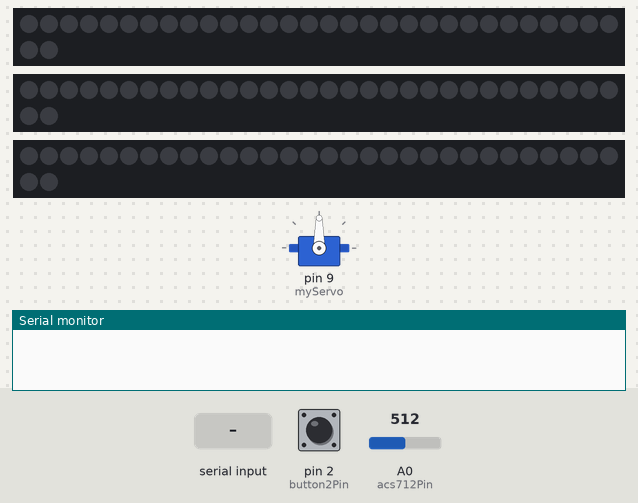
Recording of a sketch running on a simulated Arduino Uno, built with avr-gcc and run on an emulated ATmega328P. Shown: servo, 3 × 32 RGB LEDs in strip order, left to right, continuing on the next row, the last lines printed to the serial monitor. The inputs (shaded band) are chosen by the test bench; at power-on: A0 (acs712Pin) = 512, pin 2 (button2Pin) HIGH.

Above: at 1.2 s.
1.3 s: "S90\n" received over Serial
At 2.5 s:
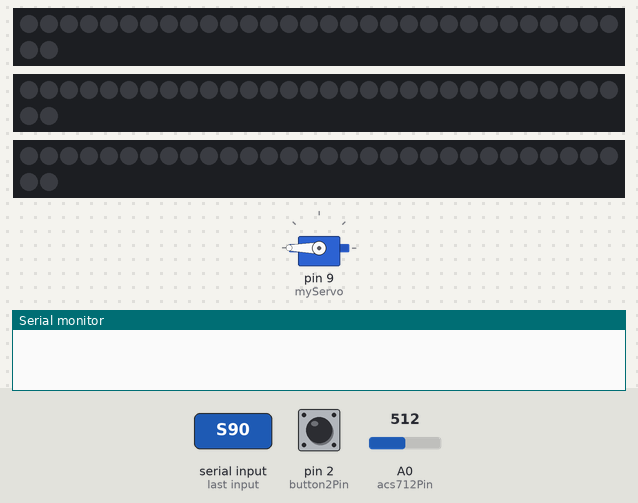
2.8 s: A0 (acs712Pin) set to 532
4.3 s: A0 (acs712Pin) set to 559
At 4.8 s:
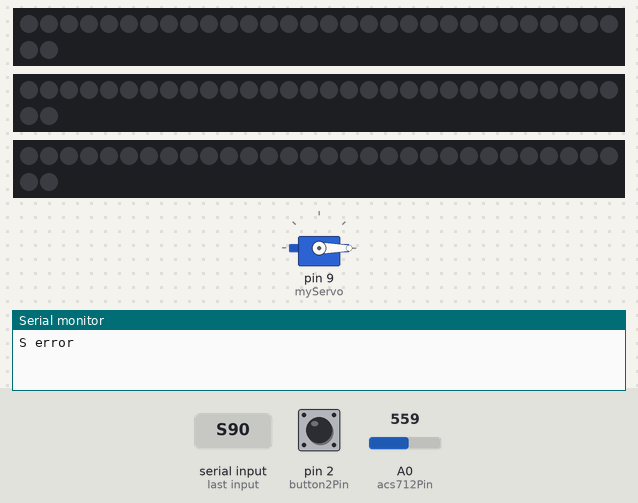
Timing chart, 0 to 7.3 s (numbered marks = the images above; inputs shaded):
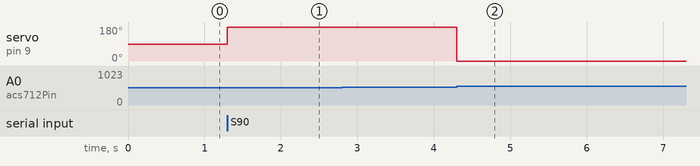

The sketch:

Lombard__1__copy_20240503093748.ino
```cpp
#include <Servo.h>
#include <Adafruit_NeoPixel.h>

#define PIN_STRIP_1 5  // Pin for LED strip 1
#define PIN_STRIP_2 6  // Pin for LED strip 2
#define PIN_STRIP_3 7  // Pin for LED strip 3

#define NUM_LEDS_STRIP_1 32  // Number of LEDs in strip 1
#define NUM_LEDS_STRIP_2 32  // Number of LEDs in strip 2
#define NUM_LEDS_STRIP_3 32  // Number of LEDs in strip 3

Adafruit_NeoPixel strip1 = Adafruit_NeoPixel(NUM_LEDS_STRIP_1, PIN_STRIP_1, NEO_GRB + NEO_KHZ800);
Adafruit_NeoPixel strip2 = Adafruit_NeoPixel(NUM_LEDS_STRIP_2, PIN_STRIP_2, NEO_GRB + NEO_KHZ800);
Adafruit_NeoPixel strip3 = Adafruit_NeoPixel(NUM_LEDS_STRIP_3, PIN_STRIP_3, NEO_GRB + NEO_KHZ800);

bool light_flag = false;    // true после парсинга
bool parsing_flag = false;  // true после команды на парсинг
char incomingByte = '0';    // переменная для Serial.read
char parsing_mass[6];       // массив для парсинга
char side_led = "";         // для выбора подсветки
int led_i = 0;              // счетчик для массива
int brightness_led = 0;     // для выбора яркости

String string_convert = "";

int step = 0;  // шаг

bool light = false;
bool shater = false;
bool ready = true;

bool left = false;
bool right = false;
bool front = false;

int power = 0;

const int button2Pin = 2;
const int acs712Pin = A0;  // ACS712 analog input pin

const float thresholdCurrent = 0.80;
const int servoSpeed = 30;

Servo myServo;
bool clockwise = true;
bool state = true;
bool state_open = true;

void setup() {
  pinMode(button2Pin, INPUT_PULLUP);
  myServo.attach(9);
  Serial.begin(115200);
  strip1.begin();
  strip2.begin();
  strip3.begin();
  strip1.show();
  strip2.show();
  strip3.show();
}

void loop() {
  parsing();
}

void parsing() {
  if (Serial.available() > 0) {
    incomingByte = Serial.read();
    // Начало команды
    if (incomingByte == 'S') shater = true;
    if (incomingByte == 'L') light = true;
    if (incomingByte == 'R') ready = true;
    if (incomingByte == ',') { string_convert = ""; }
    // переходим к аргуметам света
    if (incomingByte == 'l' && light) left = true;
    if (incomingByte == 'r' && light) right = true;
    if (incomingByte == 'f' && light) front = true;
    // устанавливаем яркость
    if (incomingByte != ',' && incomingByte != ';' && light == true && (left == true || right == true || front == true)) {
      string_convert += incomingByte;
      // Выключаем
      if (incomingByte == '0') {
        if (front) turnOffStrip(strip2, NUM_LEDS_STRIP_2);
        if (right) turnOffStrip(strip1, NUM_LEDS_STRIP_1);
        if (left) turnOffStrip(strip3, NUM_LEDS_STRIP_3);
        light = false;
        right = false;
        left = false;
        front = false;
        string_convert = "";
        Serial.println("L_off");
      }
      // Включаем
      if (string_convert.toInt() > 0 && incomingByte != ',' && incomingByte != ';') {
        if (front) turnOnStrip(strip2, NUM_LEDS_STRIP_2, string_convert.toInt() * 25);
        if (right) turnOnStrip(strip1, NUM_LEDS_STRIP_1, string_convert.toInt() * 25);
        if (left) turnOnStrip(strip3, NUM_LEDS_STRIP_3, string_convert.toInt() * 25);
        light = false;
        right = false;
        left = false;
        front = false;
        string_convert = "";
        Serial.println("L_on");
      }
    }
    // аргументы шатера
    if (incomingByte != ',' && incomingByte != ';' && shater == true) {
      if (incomingByte == '1') {
        move_shater(1);
        shater = false;
      }
      if (incomingByte == '0') {
        move_shater(0);
        shater = false;
      }
    }
    if (incomingByte == ';' || incomingByte == '\n') {
      light = false;
      right = false;
      left = false;
      front = false;
      string_convert = "";
      shater = false;
    }
  }
}


void move_shater(bool open) {
  state = false;

  if (open) {
    myServo.write(0);  // команда открытия шатера
    while (!state) {
      if (getCurrent() > thresholdCurrent) {  // если ток скакнул
        myServo.write(90);                    // остановить
        Serial.println("Open");               // сообщить
        state = true;
      }
    }
  }

  if (!open) {
    myServo.write(180);  // команда закрытия шатера
    while (!state) {
      if (digitalRead(button2Pin) == LOW && getCurrent() > thresholdCurrent) {
        myServo.write(90);
        Serial.println("Close");
        state = true;
      } else if (digitalRead(button2Pin) == HIGH && getCurrent() > thresholdCurrent) {
        myServo.write(90);
        Serial.println("S error");
        myServo.write(0);
        state = true;
      }
    }
  }
}

float getCurrent() {
  int sensorValue = analogRead(acs712Pin);
  float voltage = sensorValue * (5.0 / 1023.0);  // Convert analog reading to voltage
  float current = (voltage - 2.5) / 0.185;       // ACS712 sensitivity is 185mV/A
  //Serial.println(current);
  return abs(current);
}
// включить ленту
void turnOnStrip(Adafruit_NeoPixel& strip, int numLEDs, int brightness) {
  for (int i = 0; i < numLEDs; i++) {
    strip.setPixelColor(i, strip.Color(brightness, brightness, brightness, 255));  // Set color to white (you can change this)
  }
  strip.show();
}
// выключить ленту
void turnOffStrip(Adafruit_NeoPixel& strip, int numLEDs) {
  for (int i = 0; i < numLEDs; i++) {
    strip.setPixelColor(i, strip.Color(0, 0, 0));  // Set color to off
  }
  strip.show();
}
```

Measured:
- the behaviour switches between 541 and 542 on A0 (acs712Pin) (found by bisection; images 1 and 2)
- after the input at 1.3 s, servo on pin 9 (myServo): 90° → 180° at once
- after the input at 2.8 s, every drawn part: stays the same
- after the input at 4.3 s, servo on pin 9 (myServo): 180° → 0° at once
